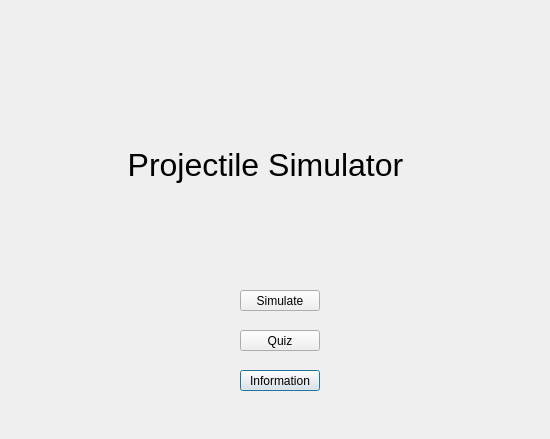
<?xml version="1.0" encoding="UTF-8"?>
<ui version="4.0">
 <class>StartUpMenu</class>
 <widget class="QDialog" name="StartUpMenu">
  <property name="geometry">
   <rect>
    <x>0</x>
    <y>0</y>
    <width>550</width>
    <height>439</height>
   </rect>
  </property>
  <property name="windowTitle">
   <string>Dialog</string>
  </property>
  <widget class="QPushButton" name="infoButton">
   <property name="geometry">
    <rect>
     <x>240</x>
     <y>370</y>
     <width>80</width>
     <height>21</height>
    </rect>
   </property>
   <property name="text">
    <string>Information</string>
   </property>
  </widget>
  <widget class="QPushButton" name="quizButton">
   <property name="geometry">
    <rect>
     <x>240</x>
     <y>330</y>
     <width>80</width>
     <height>21</height>
    </rect>
   </property>
   <property name="text">
    <string>Quiz</string>
   </property>
  </widget>
  <widget class="QPushButton" name="simulateButton">
   <property name="geometry">
    <rect>
     <x>240</x>
     <y>290</y>
     <width>80</width>
     <height>21</height>
    </rect>
   </property>
   <property name="text">
    <string>Simulate</string>
   </property>
  </widget>
  <widget class="QLabel" name="titleLabel">
   <property name="geometry">
    <rect>
     <x>100</x>
     <y>100</y>
     <width>331</width>
     <height>131</height>
    </rect>
   </property>
   <property name="text">
    <string>&lt;html&gt;&lt;head/&gt;&lt;body&gt;&lt;p align=&quot;center&quot;&gt;&lt;span style=&quot; font-size:24pt;&quot;&gt;Projectile Simulator&lt;/span&gt;&lt;/p&gt;&lt;/body&gt;&lt;/html&gt;</string>
   </property>
  </widget>
 </widget>
 <resources/>
 <connections/>
</ui>
